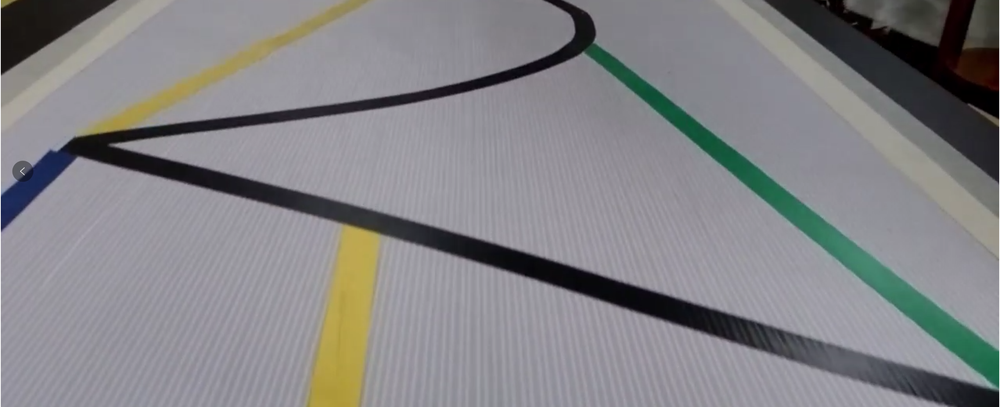
#> input picture tests_py/sample_line.png, 1000 x 407 px, shrunk from 2560 x 1042 before the run
$ python thresh_test.py
#> lines starting #> are read from the running program, lines starting #| are printed output that depends on the picture; after the words box and inside, x2 and y2 are one past the last pixel; in counts of white or black regions, pixels touching at a corner belong together
import cv2
import numpy as np

# Load the HSV image
hsv_image = cv2.imread('./sample_line.png')
#> hsv_image is the input picture: shape (407, 1000, 3); mean B, G, R 134, 131.3, 131.5
hsv_image = cv2.cvtColor(hsv_image, cv2.COLOR_BGR2HSV)
#> hsv_image: shape (407, 1000, 3); mean H, S, V 109.8, 28.7, 138.6

# Split the HSV image into its components (H, S, V)
h, s, v = cv2.split(hsv_image)
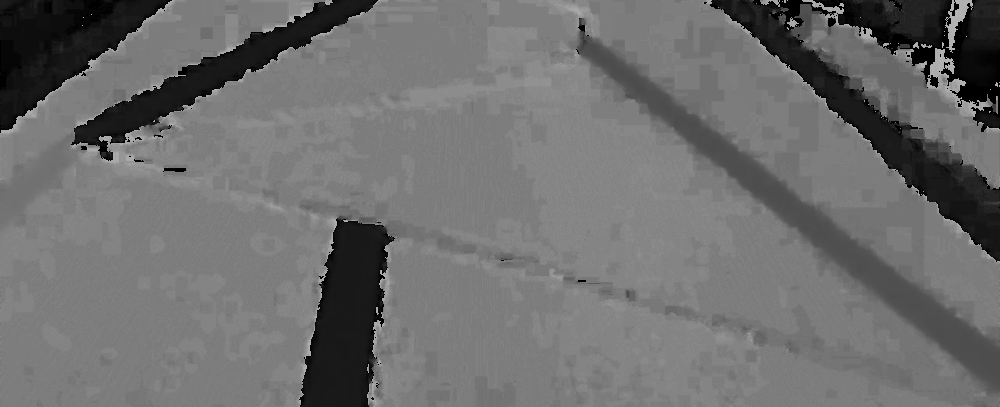
#> h: shape (407, 1000); min 0, max 179, mean 109.8
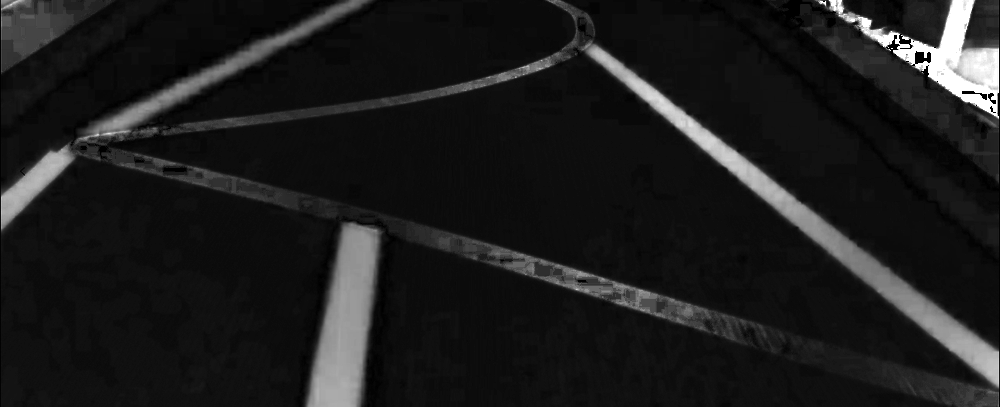
#> s: shape (407, 1000); min 0, max 255, mean 28.7
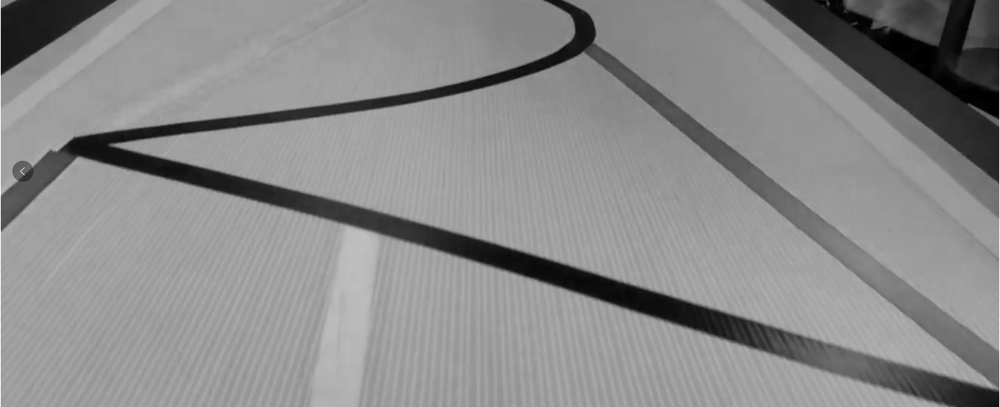
#> v: shape (407, 1000); min 0, max 236, mean 138.6

# Apply adaptive thresholding to the S and V components and combine the results
s_threshold = cv2.adaptiveThreshold(s, 255, cv2.ADAPTIVE_THRESH_MEAN_C, cv2.THRESH_BINARY, 11, 2)
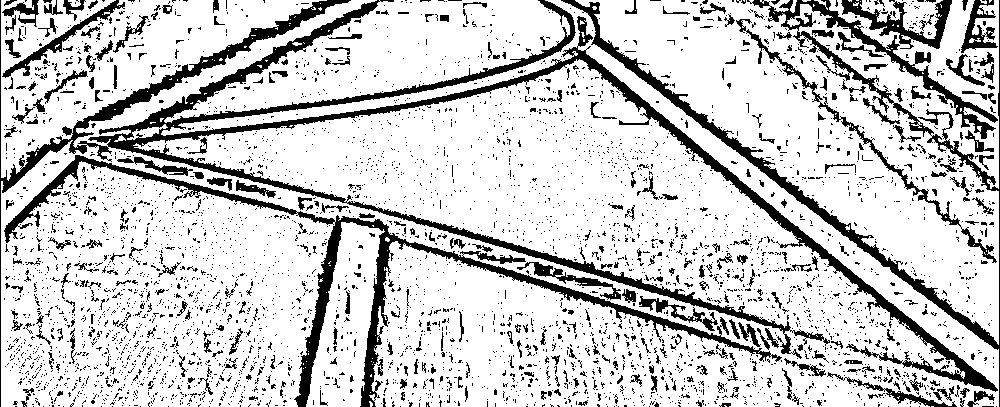
#> s_threshold: shape (407, 1000); 80.4% white; 4490 black regions (4160 under 20 px), largest, box (x1, y1, x2, y2) and area: (0, 0, 998, 407) 23869, (561, 0, 1000, 407) 10426, (4, 155, 782, 407) 9847
v_threshold = cv2.adaptiveThreshold(v, 255, cv2.ADAPTIVE_THRESH_MEAN_C, cv2.THRESH_BINARY, 11, 2)
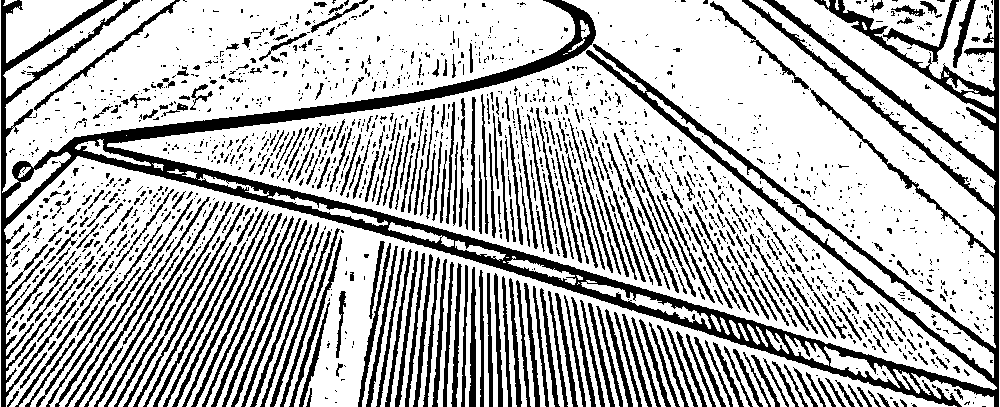
#> v_threshold: shape (407, 1000); 71.3% white; 1821 black regions (1394 under 20 px), largest, box (x1, y1, x2, y2) and area: (1, 0, 999, 407) 41532, (74, 197, 210, 407) 777, (94, 201, 219, 407) 769

# Combine the thresholded S and V components
combined_threshold = cv2.bitwise_and(s_threshold, v_threshold)
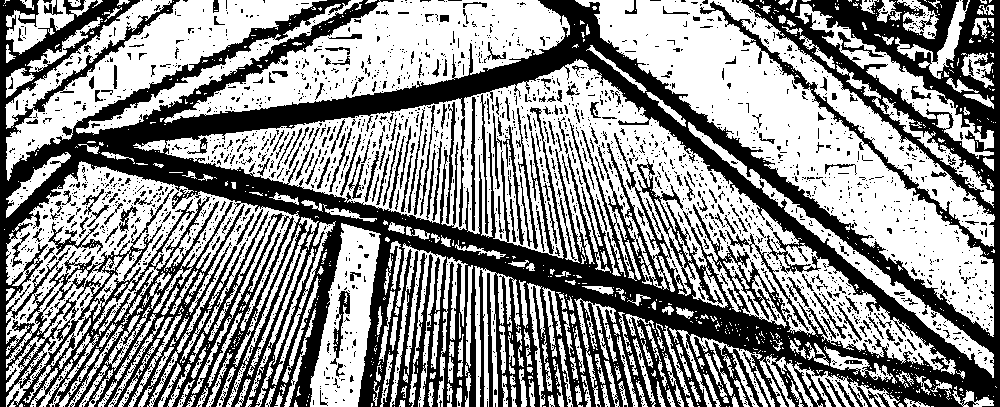
#> combined_threshold: shape (407, 1000); 56.3% white; 2488 black regions (2233 under 20 px), largest, box (x1, y1, x2, y2) and area: (0, 0, 1000, 407) 151990, (487, 273, 493, 407) 494, (725, 230, 809, 331) 474

# Display the combined thresholding result
cv2.imshow('Combined Threshold', combined_threshold)
cv2.waitKey(0)
cv2.destroyAllWindows()
